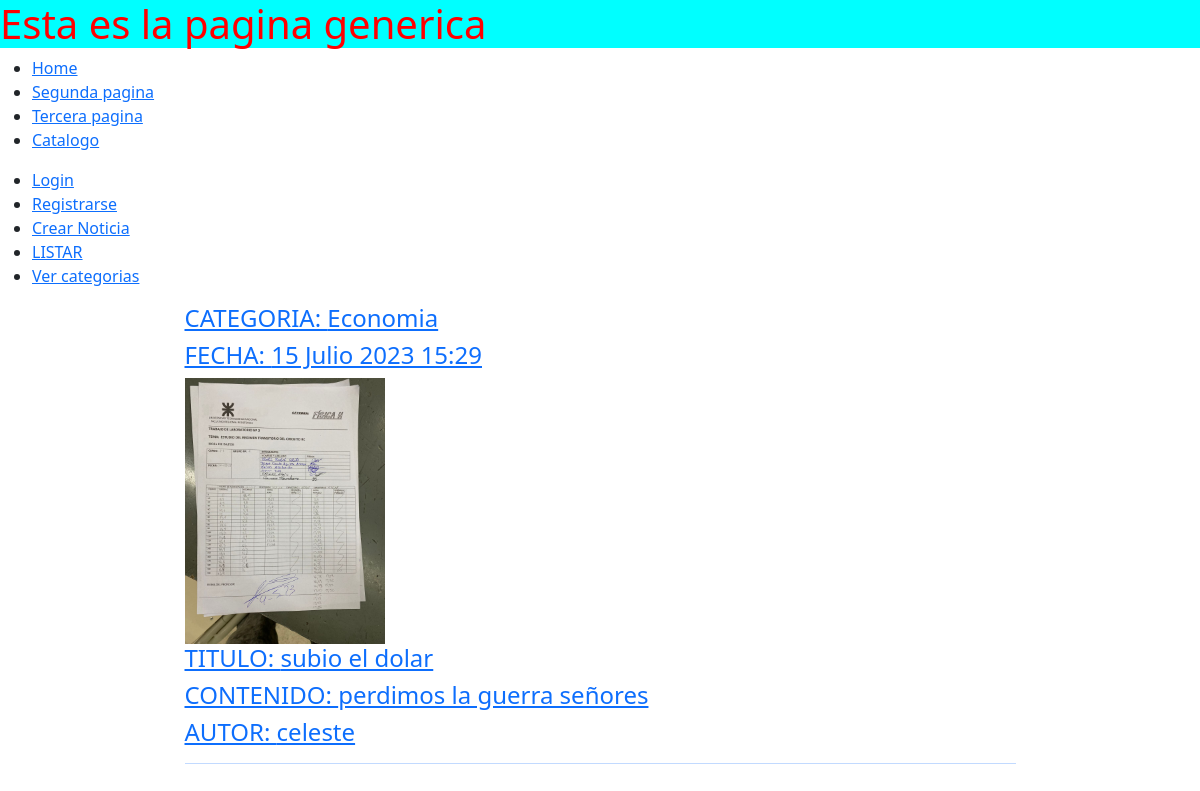
The page /noticias/Listar on the database as committed earlier.
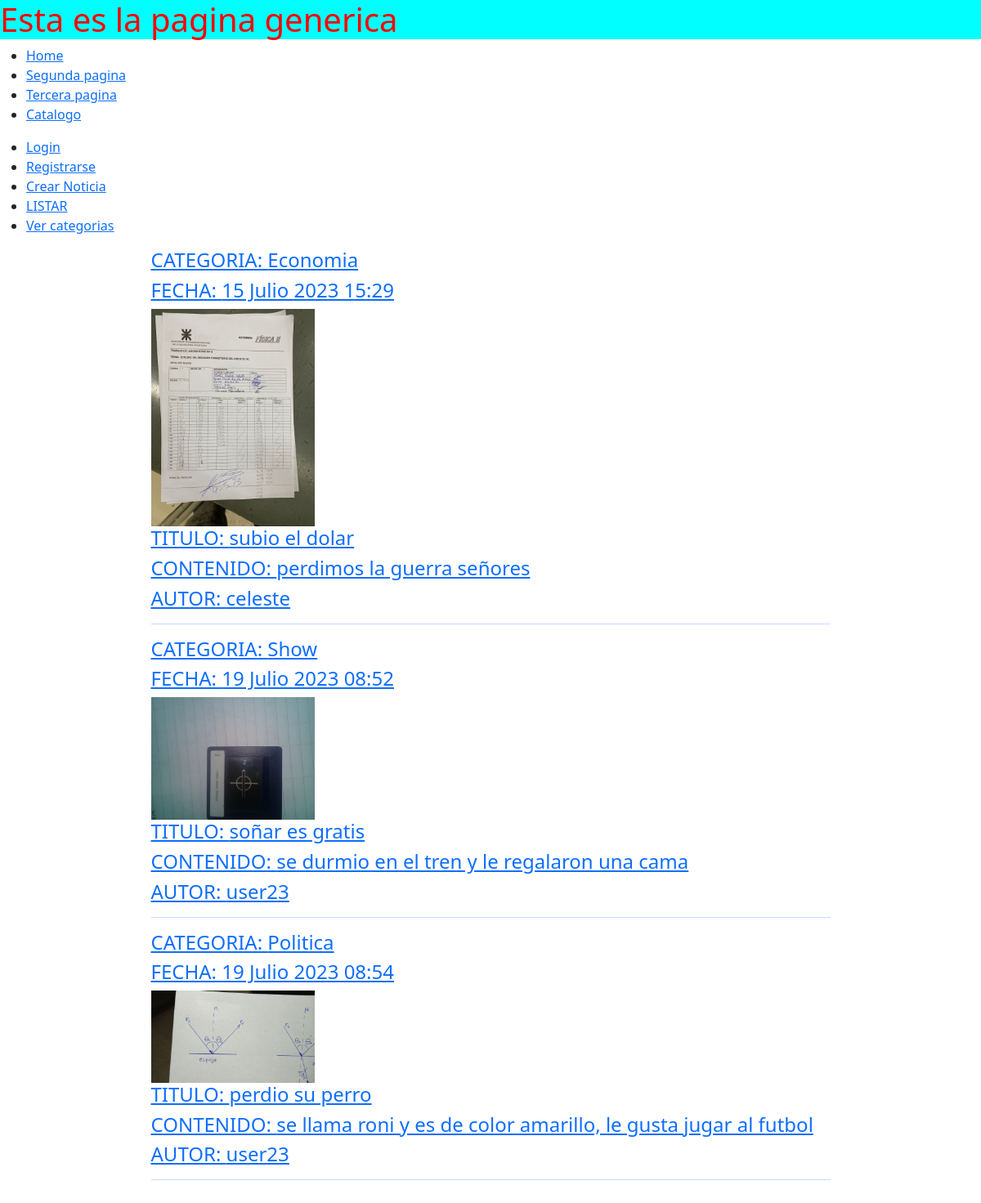
The same page on the database as committed later.
### apps/noticias/models.py (models this page shows, shortened)
class Noticia(models.Model):
	creado = models.DateTimeField(
		'creado',
		auto_now_add=True
	)
	modificado = models.DateTimeField(
		'modificado',
		auto_now=True
	)
	titulo = models.CharField(max_length = 250)
	contenido = models.TextField()
	autor = models.ForeignKey(User, on_delete = models.CASCADE)
	imagen = models.ImageField(upload_to = 'noticias')
	categoria = models.ForeignKey(Categoria, on_delete = models.CASCADE)

class Categoria(models.Model):
	nombre = models.CharField(max_length=80)
	def __str__(self):
		return self.nombre

### apps/noticias/views.py (the view)
# urls.py: path('Listar', views.ListarNoticiasF, name="listar_noticias"),
def ListarNoticiasF(request):
	ctx = {}
	todas_las_noticias = Noticia.objects.all()
	ctx['object_list'] = todas_las_noticias
	return render(request, 'noticias/listar.html', ctx)

### templates/noticias/listar.html
{% extends 'base.html' %}
{% block contenido %}
	<div class="container">
    <div class="row mt-3">
      <div class="col-md-9 mx-auto mb-5">
      	{% for n in object_list %}
		<a href="{% url 'noticias:detalle_noticia' n.pk %}">
      		<div>
      			<h4>CATEGORIA: {{n.categoria}}</h4>
      			<h4>FECHA: {{n.creado}}</h4>
      			<img src="{{n.imagen.url}}" width="200">
      			<h4>TITULO: {{n.titulo}}</h4>
      			<h4>CONTENIDO: {{n.contenido}}</h4>
      			<h4>AUTOR: {{n.autor}}</h4>
      			<hr>
      		</div>
		</a>
      	{% endfor %}
      </div>
    </div>
  </div>
{% endblock contenido %}

### templates/base.html (shortened to what this page needs)
{% load static %}
<html lang="en">
<head>
    <link href="https://cdn.jsdelivr.net/npm/bootstrap@5.3.0/dist/css/bootstrap.min.css" rel="stylesheet">
    <link rel="stylesheet" type='text/css' href="{% static 'css/main.css' %}">
</head>
<body>
    <div class="principal">
        <h1 class="titulo">Esta es la pagina generica</h1>
    </div>
    <div>
        <ul>
            <li><a href="{% url 'home' %}">Home</a></li>
            <li><a href="{% url 'segunda' %}">Segunda pagina</a></li>
            <li><a href="{% url 'tercera' %}">Tercera pagina</a></li>
            <li><a href="{% url 'productos:catalogo' %}">Catalogo</a></li>
        </ul>
        <ul>
            {% if user.is_authenticated %}
                {{user.username}} LOGEADO
                <li><a href="{% url 'logout' %}">Salir</a></li>
            {% else %}
                <li><a href="{% url 'login' %}">Login</a></li>
                <li><a href="{% url 'usuarios:registrar' %}">Registrarse</a></li>
            {% endif %}
                <li><a href="{% url 'noticias:CrearNoticia' %}">Crear Noticia</a></li>
                <li><a href="{% url 'noticias:listar_noticias' %}">LISTAR</a></li>
                <li><a href="{% url 'noticias:categorias' %}">Ver categorias</a></li>
        </ul>
    </div>
    {% block contenido %}
    {% endblock contenido %}
</body>
</html>

### static/css/main.css (style rules this page uses)
.titulo { color: red; font-size: 20pts; }
.principal { background-color: aqua; }

Rows that differ between the two databases and show on the page:
added Noticia: categoria "Show", creado "19 Julio 2023 08:52", imagen (picture), titulo "soñar es gratis", contenido "se durmio en el tren y le regalaron una cama", autor "user23"
added Noticia: categoria "Politica", creado "19 Julio 2023 08:54", imagen (picture), titulo "perdio su perro", contenido "se llama roni y es de color amarillo, le gusta jugar al futbol", autor "user23"
